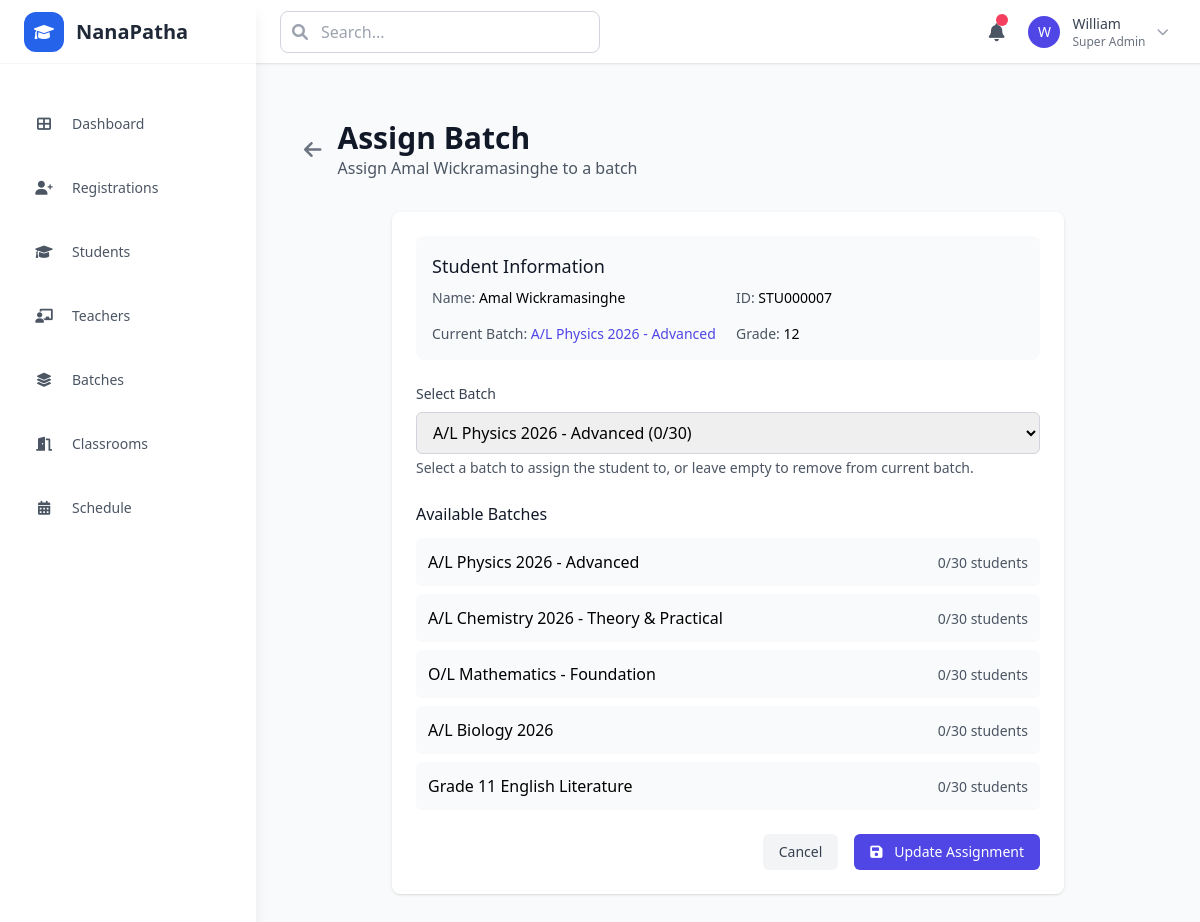
Screenshot of /admin/students/1/assign-batch with the database file from the repository.
### models.py (models this page shows)
class User(db.Model):
    __tablename__ = 'users'
    id = db.Column(db.Integer, primary_key=True)
    name = db.Column(db.String(255), nullable=False)
    email = db.Column(db.String(255), unique=True, nullable=False)
    phone = db.Column(db.String(20))
    password_hash = db.Column(db.String(255))
    temp_password = db.Column(db.String(255))
    role = db.Column(db.Enum('student', 'teacher', 'admin', name='user_roles'), nullable=False)
    status = db.Column(db.Enum('pending', 'active', 'inactive', name='user_status'), default='pending')
    created_at = db.Column(db.DateTime, default=datetime.utcnow)
    updated_at = db.Column(db.DateTime, default=datetime.utcnow, onupdate=datetime.utcnow)
    student_profile = db.relationship('StudentProfile', backref='user', uselist=False, cascade='all, delete-orphan')
    teacher_profile = db.relationship('TeacherProfile', backref='user', uselist=False, cascade='all, delete-orphan')

class StudentProfile(db.Model):
    __tablename__ = 'student_profiles'
    id = db.Column(db.Integer, primary_key=True)
    user_id = db.Column(db.Integer, db.ForeignKey('users.id'), nullable=False)
    dob = db.Column(db.Date)
    grade = db.Column(db.String(10))
    batch_id = db.Column(db.Integer, db.ForeignKey('batches.id'))
    contact_number = db.Column(db.String(20))
    address = db.Column(db.Text)
    class_type = db.Column(db.Enum('online', 'physical', 'both', name='class_types'))
    student_id_number = db.Column(db.String(50), unique=True)
    passport_photo_path = db.Column(db.String(255))
    student_id_card_path = db.Column(db.String(255))
    batch = db.relationship('Batch', backref='students')

class Batch(db.Model):
    __tablename__ = 'batches'
    id = db.Column(db.Integer, primary_key=True)
    name = db.Column(db.String(255), nullable=False)
    grade = db.Column(db.String(10))
    subject = db.Column(db.String(100))
    capacity = db.Column(db.Integer, default=30)
    current_enrollment = db.Column(db.Integer, default=0)
    teacher_id = db.Column(db.Integer, db.ForeignKey('teacher_profiles.id'))
    teacher_name = db.Column(db.String(255))  # Simplified for prototype
    class_type = db.Column(db.Enum('online', 'physical', 'both', name='class_types'))
    start_date = db.Column(db.Date)
    end_date = db.Column(db.Date)
    is_active = db.Column(db.Boolean, default=True)
    notes = db.Column(db.Text)
    created_at = db.Column(db.DateTime, default=datetime.utcnow)
    teacher = db.relationship('TeacherProfile', backref='assigned_batches')

### app.py (the view)
@app.route('/admin/students/<int:student_id>/assign-batch')
def admin_student_assign_batch(student_id):
    student = StudentProfile.query.get_or_404(student_id)
    batches = Batch.query.filter_by(is_active=True).all()
    return render_template('admin/student_assign_batch.html', student=student, batches=batches)

### templates/admin/student_assign_batch.html (shortened to what this page needs)
{% extends "base.html" %}
{% block content %}
<div class="container mx-auto px-6 py-8">
    <div class="flex items-center justify-between mb-8">
        <div class="flex items-center space-x-4">
            <a href="{{ url_for('admin_students') }}"
               class="text-gray-500 hover:text-gray-700">
                <i class="fas fa-arrow-left text-xl"></i>
            </a>
            <div>
                <h1 class="text-3xl font-bold text-gray-900">Assign Batch</h1>
                <p class="text-gray-600">Assign {{ student.user.name }} to a batch</p>
            </div>
        </div>
    </div>
    <div class="max-w-2xl mx-auto">
        <div class="bg-white rounded-lg shadow p-6">
            <div class="mb-6 p-4 bg-gray-50 rounded-lg">
                <h3 class="text-lg font-medium text-gray-900 mb-2">Student Information</h3>
                <div class="grid grid-cols-2 gap-4 text-sm">
                    <div>
                        <span class="text-gray-600">Name:</span>
                        <span class="font-medium">{{ student.user.name }}</span>
                    </div>
                    <div>
                        <span class="text-gray-600">ID:</span>
                        <span class="font-medium">{{ student.student_id_number }}</span>
                    </div>
                    <div>
                        <span class="text-gray-600">Current Batch:</span>
                        {% if student.batch %}
                            <span class="font-medium text-brand">{{ student.batch.name }}</span>
                        {% else %}
                            <span class="text-gray-500 italic">No batch assigned</span>
                        {% endif %}
                    </div>
                    <div>
                        <span class="text-gray-600">Grade:</span>
                        <span class="font-medium">{{ student.grade or 'Not specified' }}</span>
                    </div>
                </div>
            </div>
            <form method="POST">
                <div class="mb-6">
                    <label for="batch_id" class="block text-sm font-medium text-gray-700 mb-2">
                        Select Batch
                    </label>
                    <select id="batch_id" name="batch_id"
                            class="w-full px-3 py-2 border border-gray-300 rounded-md focus:ring-2 focus:ring-brand focus:border-transparent">
                        {% for batch in batches %}
                            <option value="{{ batch.id }}"
                                    {% if student.batch and student.batch.id == batch.id %}selected{% endif %}
                                    {% if batch.current_enrollment >= batch.capacity and not (student.batch and student.batch.id == batch.id) %}disabled{% endif %}>
                                {{ batch.name }}
                                ({{ batch.current_enrollment }}/{{ batch.capacity }})
                            </option>
                        {% endfor %}
                    </select>
                    <p class="text-sm text-gray-600 mt-1">
                        Select a batch to assign the student to, or leave empty to remove from current batch.
                    </p>
                </div>
                <div class="mb-6">
                    <h4 class="text-md font-medium text-gray-900 mb-3">Available Batches</h4>
                    <div class="space-y-2">
                        {% for batch in batches %}
                            <div class="flex items-center justify-between p-3 bg-gray-50 rounded-md">
                                <div>
                                    <span class="font-medium">{{ batch.name }}</span>
                                </div>
                                <div class="text-right">
                                    <span class="text-sm {% if batch.current_enrollment >= batch.capacity %}text-red-600{% else %}text-gray-600{% endif %}">
                                        {{ batch.current_enrollment }}/{{ batch.capacity }} students
                                    </span>
                                </div>
                            </div>
                        {% endfor %}
                    </div>
                </div>
                <div class="flex items-center justify-end space-x-4">
                    <a href="{{ url_for('admin_students') }}"
                       class="px-4 py-2 text-sm font-medium text-gray-700 bg-gray-100 rounded-md hover:bg-gray-200 transition-colors duration-150">
                        Cancel
                    </a>
                    <button type="submit"
                            class="px-4 py-2 text-sm font-medium text-white bg-brand rounded-md hover:bg-brand-700 transition-colors duration-150">
                        <i class="fas fa-save mr-2"></i>
                        Update Assignment
                    </button>
                </div>
            </form>
        </div>
    </div>
</div>
{% endblock %}

### rows the page displays
User: user.name "Amal Wickramasinghe"
StudentProfile: student_id_number "STU000007", grade "12"
Batch: batch.name "A/L Physics 2026 - Advanced", name "A/L Physics 2026 - Advanced", current_enrollment "0", capacity "30"
Batch: name "A/L Chemistry 2026 - Theory & Practical", current_enrollment "0", capacity "30"
Batch: name "O/L Mathematics - Foundation", current_enrollment "0", capacity "30"
Batch: name "A/L Biology 2026", current_enrollment "0", capacity "30"
Batch: name "Grade 11 English Literature", current_enrollment "0", capacity "30"

### other values shown
form field batch_id "A/L Physics 2026 - Advanced (0/30)"
